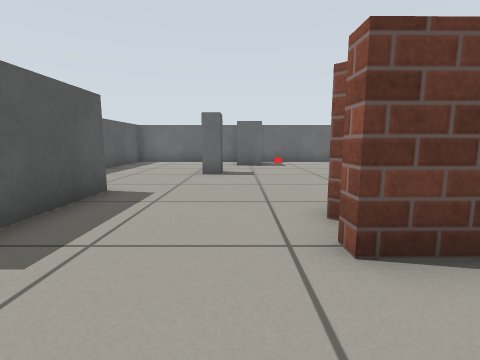
view 1 (above)

16 first-person views from a walk through a robot-simulator world made for Gazebo. The camera is 0.51 m above the floor, tilts 8° down and sees 85° across. The floor is counted in squares, 0.5 m on a side. Each view is taken from the middle of a square. On the plan, view 1 faces up. The plan holds only what a view shows up to about 11 squares ahead; the rest is blank.

view 2
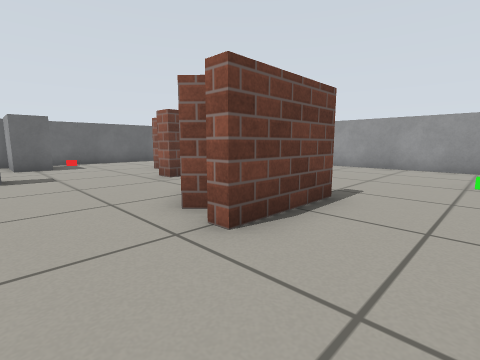

view 3
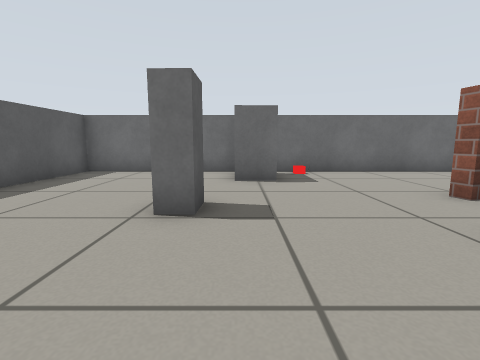

view 4
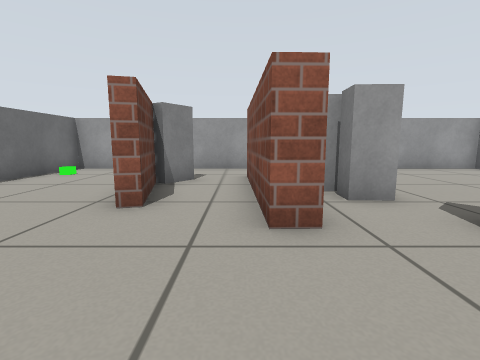

view 5
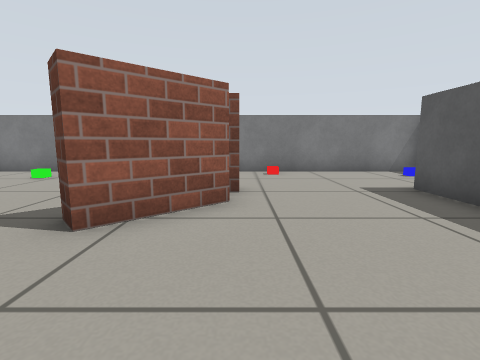

view 6
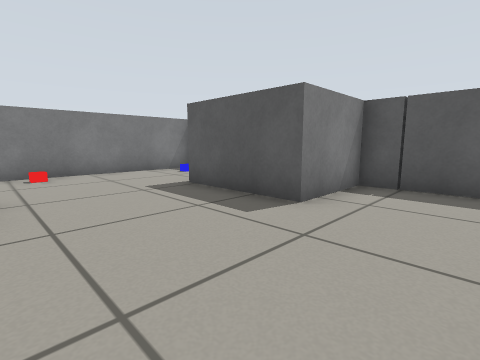

view 7
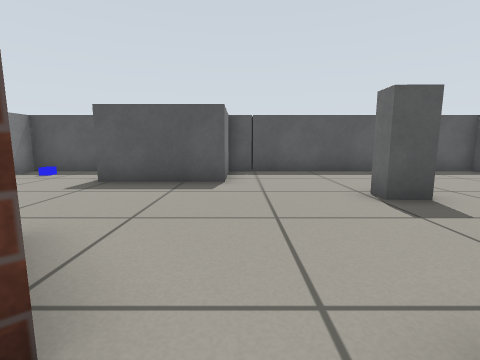

view 8
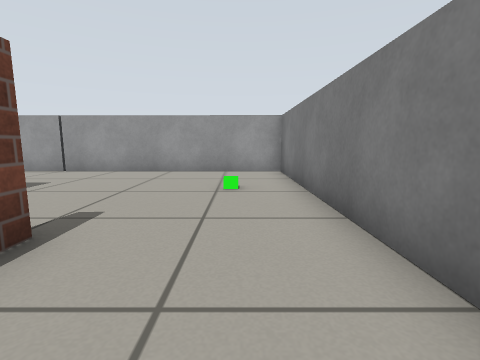

view 9
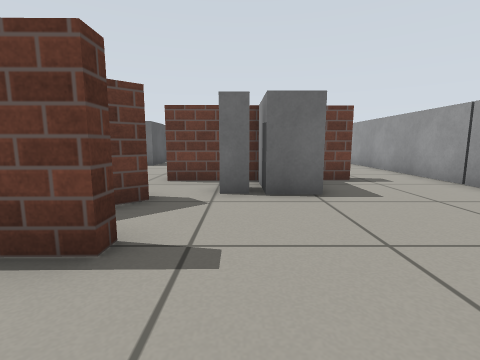

view 10
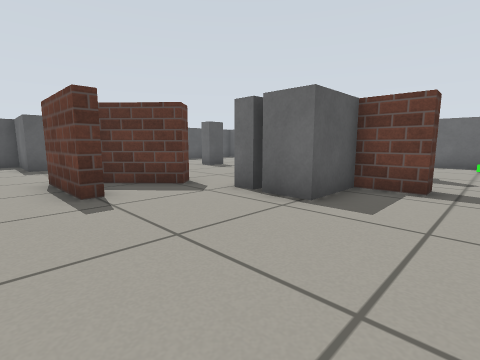

view 11
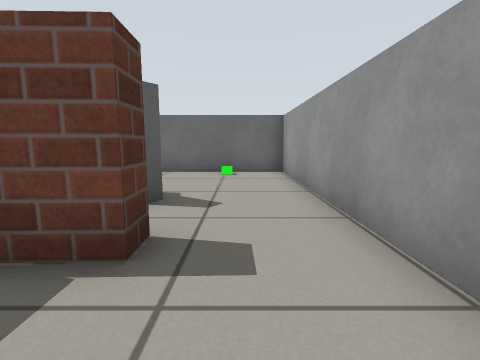

view 12
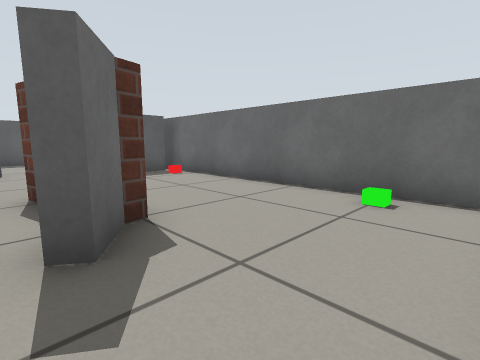

view 13
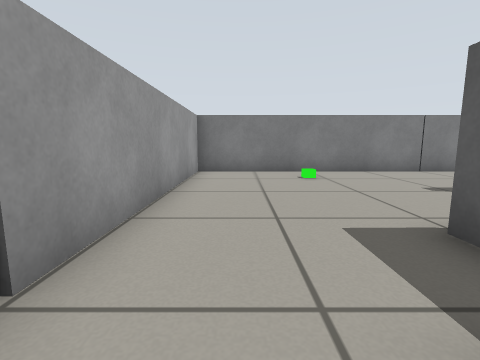

view 14
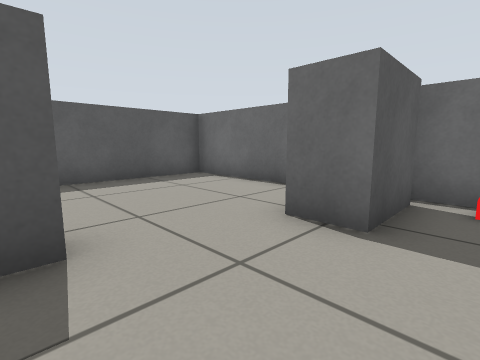

view 15
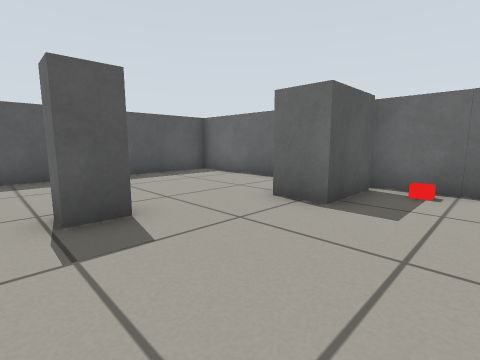

view 16
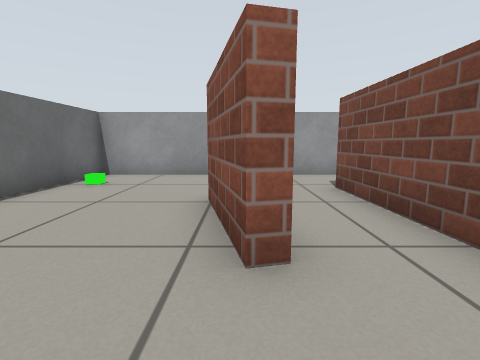

### Floor plan
Key: @ floor where view 1 was taken; # wall or solid block; . floor; B grey box; G green box; R red box; L blue box.
Columns run from 6 left of view 1 to 11 right of it. Each row starts with its distance up from view 1.
 15 BBBBBBBBBBBBBBBBBB
 14 B.....BBR......G.B
 13 B.....BB.........B
 12 B.....BB.........B
 11 B................B
 10 B..........##B...B
  9 B....B...........B
  8 B............##..B
  7 B.........##B##..B
  6 B..........BB....B
  5  BBB.....#.BB....B
  4    B....##.......B
  3    B...##........B
  2 BBBB...###.......B
  1 B................B
  0 B.L...@......G...B
 -1 B.....R..........B
 -2  BBBBBBBBBBBBBBBBB

Positions as (right, up) in squares from view 1, and headings:
1: (0, 0), facing up
2: (-1, 0), facing up-right
3: (0, 5), facing up
4: (0, 8), facing right
5: (1, 8), facing down
6: (1, 8), facing down-left
7: (4, 6), facing left
8: (1, 0), facing right
9: (5, 0), facing up
10: (9, 1), facing up-left
11: (9, 5), facing up
12: (10, 9), facing up-left
13: (9, 8), facing down
14: (2, 9), facing up-left
15: (3, 8), facing up-left
16: (2, 10), facing right
